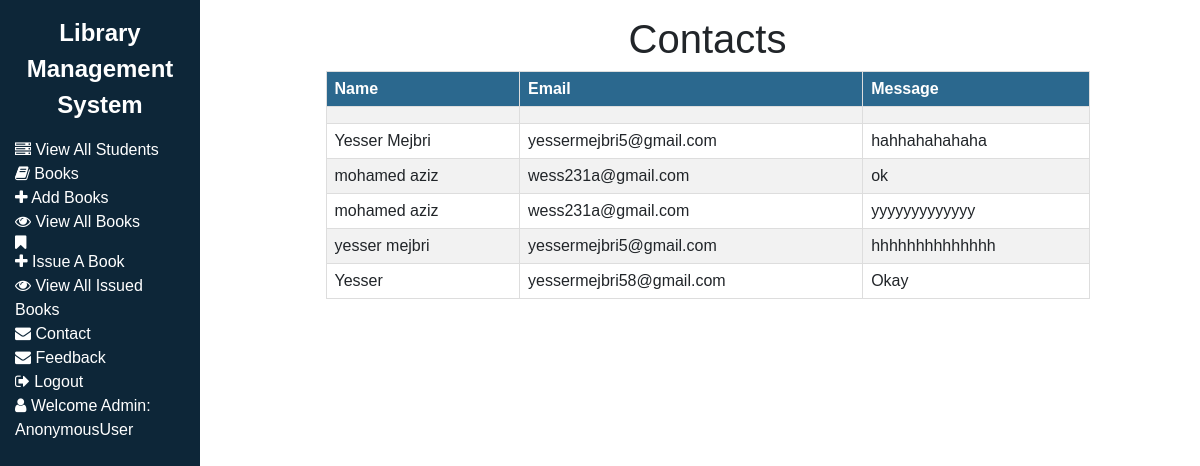
The page /view_contacts/ on the database its author committed.
### library/models.py (models this page shows, shortened)
class ContactMessage(models.Model):
        name = models.CharField(max_length=200)
        email = models.EmailField()
        message = models.TextField()

### library/views.py (the view)
# urls.py: path('view_contacts/', views.view_contacts, name='view_contacts'),
def view_contacts(request):
    contacts = ContactMessage.objects.all()
    return render(request, 'view_contacts.html', {'contacts': contacts})

### library/templates/view_contacts.html (shortened to what this page needs)
{% extends 'admin_navbar.html' %}
{% load static %}
{% block body %}
<h1>Contacts</h1>
<table>
    <tr>
        <th>Name</th>
        <th>Email</th>
        <th>Message</th>
    </tr>
    {% for contact in contacts %}
    <tr>
        <td>{{ contact.name }}</td>
        <td>{{ contact.email }}</td>
        <td>{{ contact.message }}</td>
    </tr>
    {% endfor %}
</table>
{% endblock %}

### library/templates/admin_navbar.html (shortened to what this page needs)
<!doctype html>
<html lang="en">
  <head>
    <link href="https://cdn.jsdelivr.net/npm/bootstrap@5.1.0/dist/css/bootstrap.min.css" rel="stylesheet">
    <link rel="stylesheet" href="https://cdn.datatables.net/1.10.25/css/jquery.dataTables.min.css">
    <link rel="stylesheet" href="https://cdn.datatables.net/buttons/1.7.1/css/buttons.dataTables.min.css">
    <link href="https://maxcdn.bootstrapcdn.com/font-awesome/4.7.0/css/font-awesome.min.css" rel="stylesheet">
  </head>
  <body>
    <div class="wrapper">
      <div class="side-menu">
        <div class="logo">
          Library Management System
        </div>
        <div class="menu">
          <ul>
            <li><a href="/view_students/"><i class="fa fa-server" aria-hidden="true"></i><span class="text"> View All Students </span></a></li>
            <li><a href="#"><i class="fa fa-book" aria-hidden="true"></i><span class="text"> Books </span></a>
              <ul class="dropdown">
                <li><a href="/add_book/"><i class="fa fa-plus" aria-hidden="true"></i><span class="text"> Add Books</span></a></li>
                <li><a href="/view_books/"><i class="fa fa-eye" aria-hidden="true"></i><span class="text"> View All Books</span></a></li>
              </ul>
            </li>
            <li><a href="#"><i class="fa fa-bookmark" aria-hidden="true"></i></a>
              <ul class="dropdown">
                <li><a href="/issue_book/"><i class="fa fa-plus" aria-hidden="true"></i><span class="text"> Issue A Book</span></a></li>
                <li><a href="/view_issued_book/"><i class="fa fa-eye" aria-hidden="true"></i><span class="text"> View All Issued Books</span></a></li>
              </ul>
            </li>
            <li><a href="/view_contacts/"><i class="fa fa-envelope" aria-hidden="true"></i><span class="text"> Contact </span></a></li>
            <li><a href="/view_feedbacks/"><i class="fa fa-envelope" aria-hidden="true"></i><span class="text"> Feedback </span></a></li>
            <li><a href="/logout/"><i class="fa fa-sign-out" aria-hidden="true"></i><span class="text"> Logout </span></a></li>
            <li><a href="#"><i class="fa fa-user" aria-hidden="true"></i><span class="text"> Welcome Admin: {{request.user}} </span></a></li>
          </ul>
        </div>
      </div>
      <div class="main-content">
        {% block body %}
        {% endblock %}
      </div>
    </div>
  </body>
</html>

### library/templates/admin_navbar.html (style rules this page uses)
body { background-color: #f0f0f3; font-family: Arial, sans-serif; }
.side-menu { width: 200px; height: 100%; position: fixed; left: 0; top: 0; background-color: #0d2638; color: #fff; padding: 15px; }
.side-menu .logo { font-size: 24px; font-weight: bold; text-align: center; margin-bottom: 15px; }
.side-menu .menu ul { list-style-type: none; padding: 0; }
.side-menu .menu ul li a { color: #fff; text-decoration: none; }
.main-content { margin-left: 215px; padding: 15px; }

### library/templates/view_contacts.html (style rules this page uses)
body { font-family: Arial, sans-serif; }
h1 { text-align: center; }
table { width: 80%; margin: 0 auto; border-collapse: collapse; }
th, td { border: 1px solid #ddd; padding: 8px; text-align: left; }
th { background-color: #2b688e; color: white; }
tr:nth-child(even) { background-color: #f2f2f2; }

### rows shown on the page
ContactMessage: name "Yesser Mejbri", email "yessermejbri5@gmail.com", message "hahhahahahaha"
ContactMessage: name "mohamed aziz", email "wess231a@gmail.com", message "ok"
ContactMessage: name "mohamed aziz", email "wess231a@gmail.com", message "yyyyyyyyyyyyy"
ContactMessage: name "yesser mejbri", email "yessermejbri5@gmail.com", message "hhhhhhhhhhhhhh"
ContactMessage: name "Yesser", email "yessermejbri58@gmail.com", message "Okay"

### other values the page prints
{{ request.user }} "AnonymousUser"
